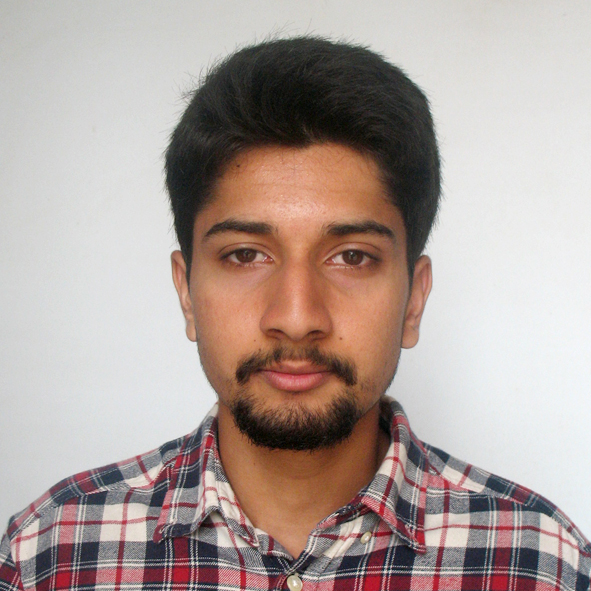
#> input picture Supratik.jpg, 591 x 591 px
$ python 'Image Modes.py'
#> lines starting #> are read from the running program, lines starting #| are printed output that depends on the picture
from PIL import Image
from PIL import ImageFilter
img = Image.open("Supratik.jpg")
#> img is the input picture: PIL image 591x591 RGB; mean R, G, B 175.3, 160.5, 155.1
bw = img.convert("L")
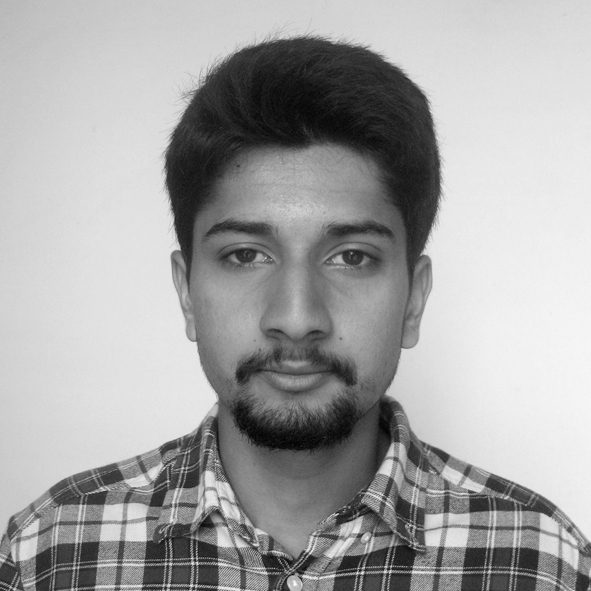
#> bw: PIL image 591x591 L; min 0, max 254, mean 164.3
blur = img.filter(ImageFilter.BLUR)
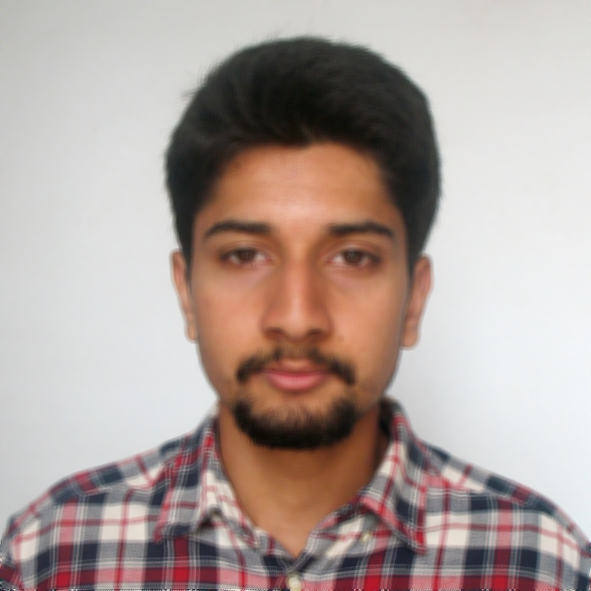
#> blur: PIL image 591x591 RGB; mean R, G, B 175.4, 160.5, 155.1
detail = img.filter(ImageFilter.DETAIL)
edges= img.filter(ImageFilter.FIND_EDGES)
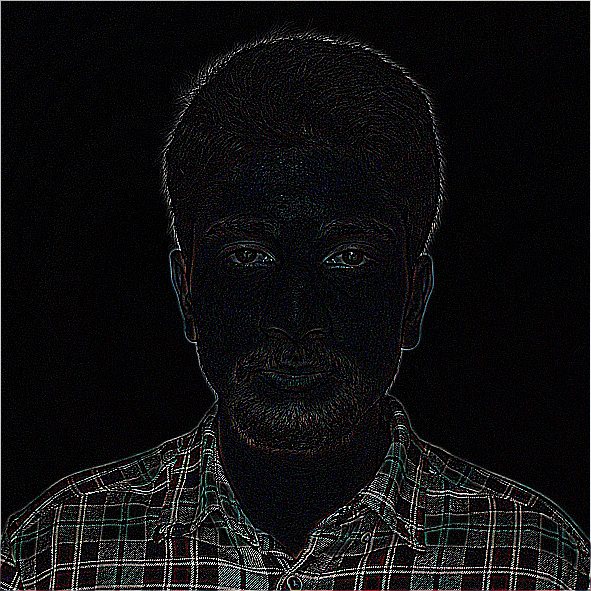
#> edges: PIL image 591x591 RGB; mean R, G, B 15.5, 15.3, 16.2
edges.show()
